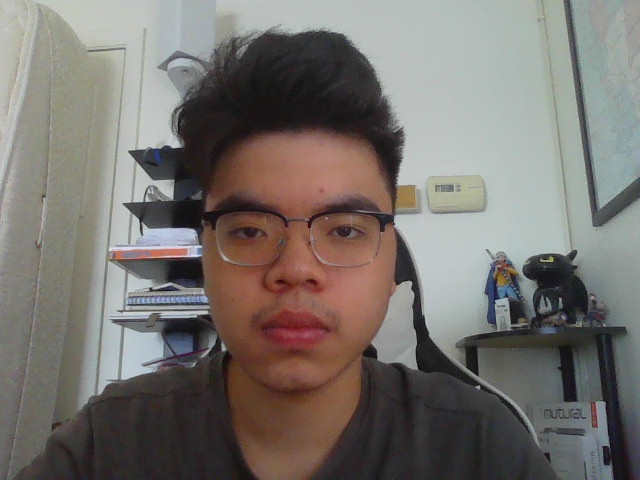
#> input picture my_photo.jpg, 640 x 480 px, found by its file name
$ python drawing.py
#> lines starting #> are read from the running program, lines starting #| are printed output that depends on the picture
import cv2

image = cv2.imread("my_photo.jpg")
#> image is the input picture: shape (480, 640, 3); mean B, G, R 110, 114.6, 119.7

# Draw rectangle
cv2.rectangle(
    image,
    (50, 50),
    (250, 200),
    (0, 255, 0),
    3
)

# Draw circle
cv2.circle(
    image,
    (150, 300),
    50,
    (255, 0, 0),
    3
)

# Add text
cv2.putText(
    image,
    "AI Proctor",
    (50, 400),
    cv2.FONT_HERSHEY_SIMPLEX,
    1,
    (0, 0, 255),
    2
)
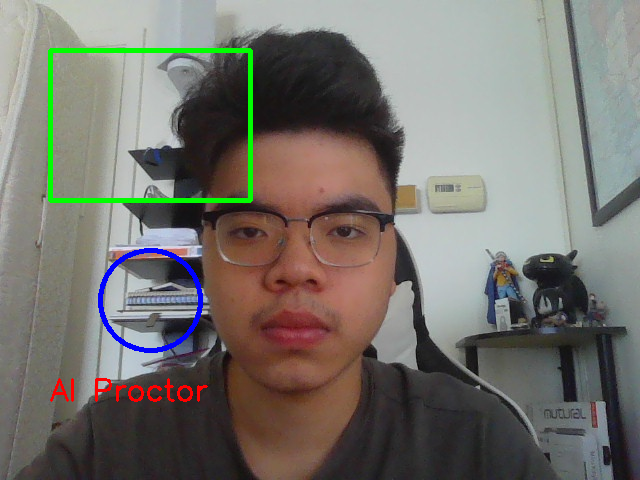
#> image: shape (480, 640, 3); mean B, G, R 109.2, 115.3, 118.2

cv2.imshow("Drawing", image)

cv2.waitKey(0)
cv2.destroyAllWindows()
